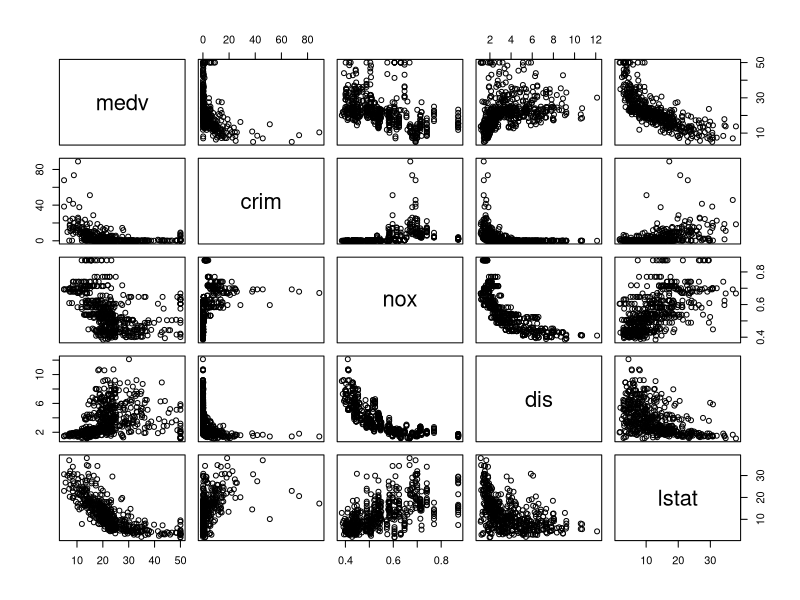
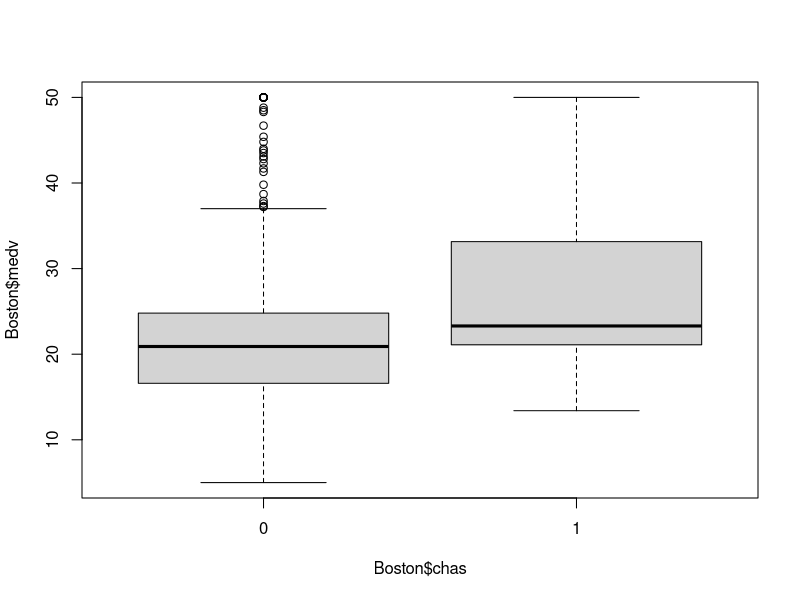

Source code (R) for these figures, in order: (Note: this script raises an error after producing the figures.)
library(MASS)

cols = c(
  "crim",
  "nox",
  "dis",
  "lstat"
)
df = Boston[, c("medv", cols)]

# ATTENTION : il peut y avoir des valeurs
# qui sont significatives uniquement 
# les unes par rapport aux autres
# cette vue ne permet pas de voir ce genre de relations
plot(df)

boxplot(Boston$medv ~ Boston$chas, data=Boston)

n <- nrow(df)
p <- ncol(df)

n.train <- floor(3/4 * n)
index.train <- sample(
  n, 
  size = n.train, 
  replace = FALSE
  )
# liste d'indices d'elements pour l'entrainement
# -index.train <= le complementaire de la liste
# dans le sélecteur

length(df[index.train,][,"medv"]) # test

df.train = df[index.train,]
df.test = df[-index.train,]

length(df.test[,"medv"]) # test

reg <- lm(medv ~ ., data = df.train)
pred <- predict(reg, newdata = df.test)

MSE <- mean((pred - df.test$medv)^2)
MSE

# ajouter des prédicteurs qui sont des carrés
# des prédicteurs résultants
# "augmente le pouvoir du modèle linéaire"
# en quelque sorte c'est plus une régression
# linéaire mais polynomiale, on donne accès
# au carré des prédicteurs

# AJOUT DES VARIABLES AU CARRE
# poly(df.train[,"lstat"], degree = 2)

reg <- lm(
  medv ~ . -lstat + poly(lstat, 2), 
  data = df.train
  )
# si on laisse lstat et son carré il y a
# possible dépendance linéaire
# ruine le calcul d'inverse matriciel
# et MSE ne change pas
pred <- predict(reg, newdata = df.test)

MSE <- mean((pred - df.test$medv)^2)
MSE




# EXERCICE 3

foo() <- function() {
  
  n = 100
  sig = .5
  x1 = runif(n)
  x2 = runif(n)
  y = 3 * x1 + 2 * x2 + sig * rnorm(n)
  
  df = data.frame(y=y, x1=x1, x2=x2)
  x10 = .5
  x20 = .5
  
  y0 = 3 * x10 + 2 * x20 + sig * rnorm(1)
  reg = lm(y ~ ., data = df)
  
  pred = predict(
    reg, 
    newdata = data.frame(x1 = c(x10), x2 = c(x20)),
    int = "p",
	level = .9
    )
  
  y0 < pred[1, 3] & pred[1, 2] < y0

}

mean(replicate(1000, foo()))
